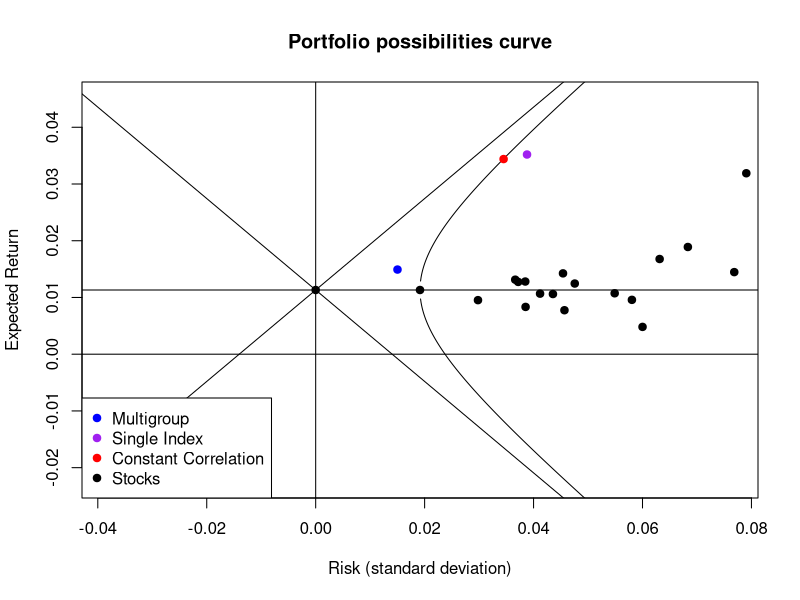
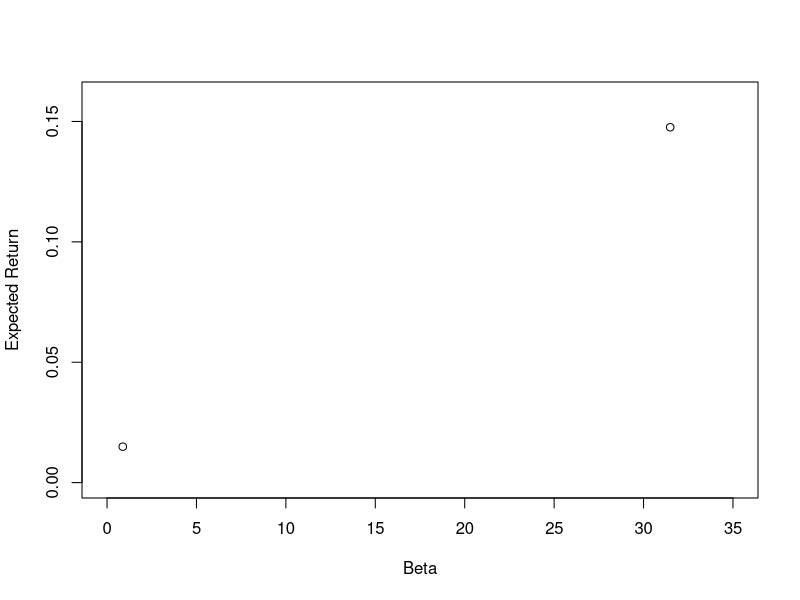
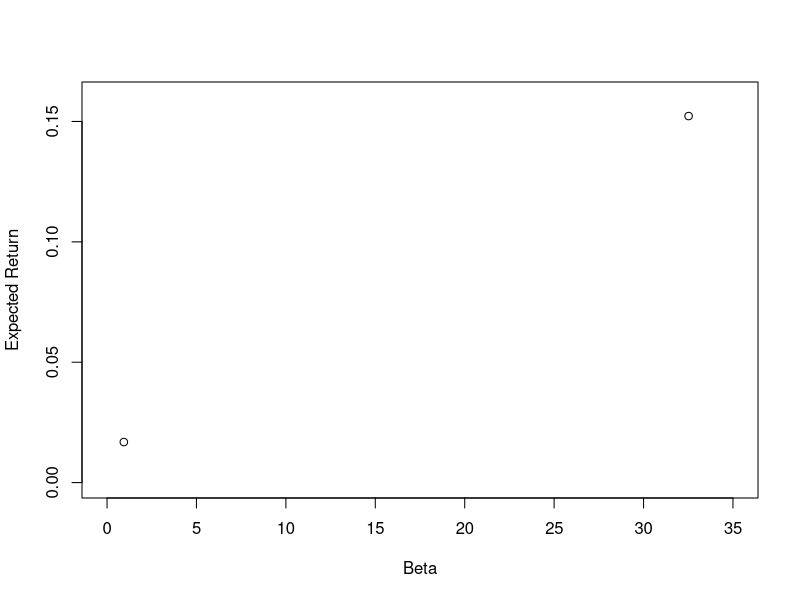
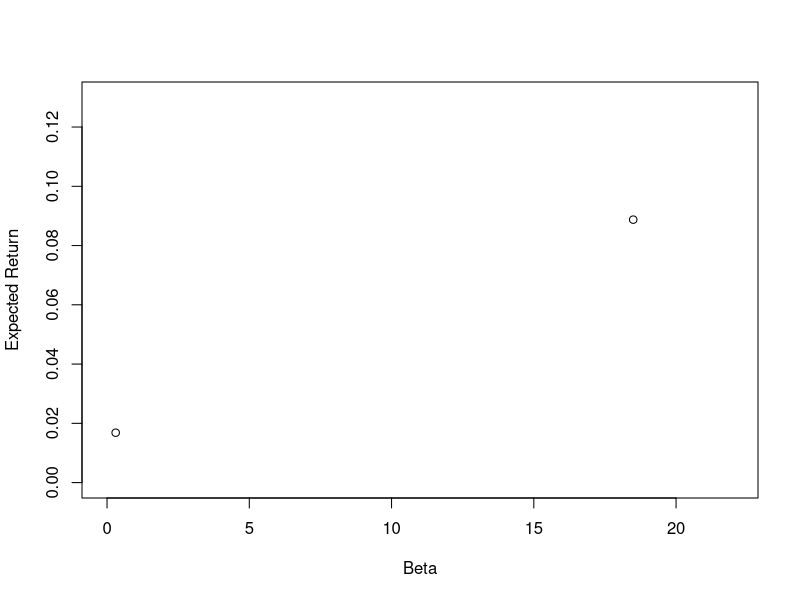
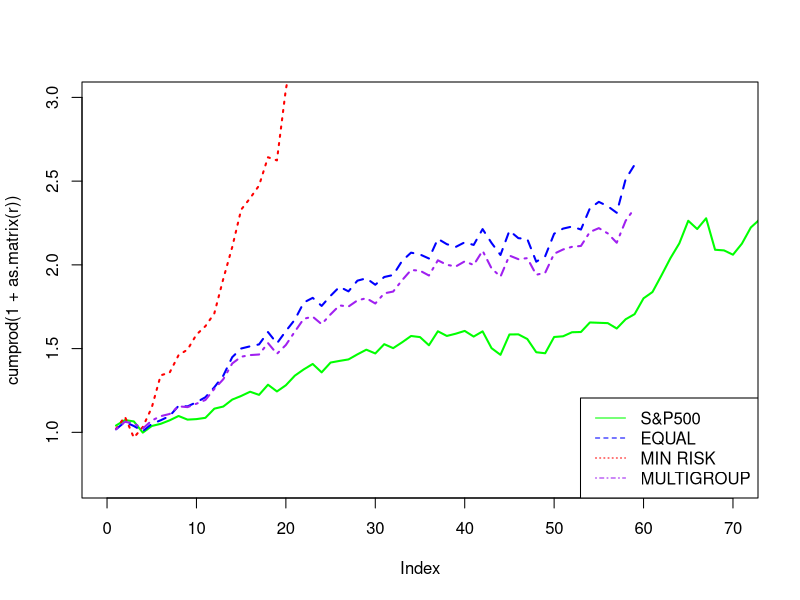

R code for these plots, in order:
## ---- chunk 1
knitr::opts_chunk$set(echo = TRUE)
## ---- chunk 2
a <- read.csv("stockData.csv", sep=",", header=TRUE)

#Convert adjusted close prices into returns:
r <- (a[-1,3:ncol(a)]-a[-nrow(a),3:ncol(a)])/a[-nrow(a),3:ncol(a)]
sd <- diag(var(r)) ^ 0.5
rf <- 0.005

avgg1 <- mean(cor(r[,2:7]))
avgg2 <- mean(cor(r[,8:13]))
avgg3 <- mean(cor(r[,14:19]))
avgg4 <- mean(cor(r[,20:25]))
avgg5 <- mean(cor(r[,26:31]))

corg12 <- mean(cor(r[,2:7],r[,8:13]))
corg13 <- mean(cor(r[,2:7],r[,14:19]))
corg14 <- mean(cor(r[,2:7],r[,20:25]))
corg15 <- mean(cor(r[,2:7],r[,26:31]))
corg23 <- mean(cor(r[,8:13],r[,14:19]))
corg24<- mean(cor(r[,8:13],r[,20:25]))
corg25<- mean(cor(r[,8:13],r[,26:31]))
corg34<- mean(cor(r[,14:19],r[,20:25]))
corg35<- mean(cor(r[,14:19],r[,26:31]))
corg45<- mean(cor(r[,20:25],r[,26:31]))

cors <- matrix(c(avgg1,corg12,corg13,corg14,corg15,corg12,avgg2,corg23,corg24,corg25,corg13,corg23,avgg3,corg34,corg35,corg14,corg24,corg34,avgg4,corg45,corg15,corg25,corg35,corg45,avgg5), ncol = 5, byrow= TRUE)


A <- matrix(data=NA, ncol = 5, nrow = 5)

for (i in 1:5) {
  for (j in 1:5) {
    if (i != j){
      A[i,j] <- (6 * cors[i,j]) / (1-cors[i,i])
    } else {
      A[i,j] <- 1 + (6 * cors[i,j]) / (1-cors[i,i])
    }
  }
}

C <- matrix(data = NA, ncol =1,nrow = 5)
C[1,1] <- sum((r[,2:7] - rf) / (sd[2:7]*(1 - avgg1)) )
C[2,1] <- sum((r[,8:13] - rf) / (sd[8:13]*(1 - avgg2)) )
C[3,1] <- sum((r[,14:19] - rf) / (sd[14:19]*(1 - avgg3)) )
C[4,1] <- sum((r[,20:25] - rf) / (sd[20:25]*(1 - avgg4)) )
C[5,1] <- sum((r[,26:31] - rf) / (sd[26:31]*(1 - avgg5)) )

phi <- solve(A) %*% C

cstar <- matrix(data = NA, ncol =1,nrow = 5)
cstar[1,1] <- sum(cors[1,] * phi[1])
cstar[2,1] <- sum(cors[2,] * phi[2])
cstar[3,1] <- sum(cors[3,] * phi[3])
cstar[4,1] <- sum(cors[4,] * phi[4])
cstar[5,1] <- sum(cors[5,] * phi[5])

z <- matrix(data = NA, ncol =1,nrow = 30)
for (i in 1:6){
  z[i,1] <- 1/((sd[i+1])*(1-cors[1,1])) * (((mean(r[,i+1])-rf) / sd[i+1]) - cstar[1])
}
for (i in 7:12){
  z[i,1] <- 1/((sd[i+1])*(1-cors[1,1])) * (((mean(r[,i+1])-rf) / sd[i+1]) - cstar[1])
}
for (i in 13:18){
  z[i,1] <- 1/((sd[i+1])*(1-cors[1,1])) * (((mean(r[,i+1])-rf) / sd[i+1]) - cstar[1])
}
for (i in 19:24){
  z[i,1] <- 1/((sd[i+1])*(1-cors[1,1])) * (((mean(r[,i+1])-rf) / sd[i+1]) - cstar[1])
}
for (i in 25:30){
  z[i,1] <- 1/((sd[i+1])*(1-cors[1,1])) * (((mean(r[,i+1])-rf) / sd[i+1]) - cstar[1])
}


x_multigroup <- z/sum(z)
rpmulti <-  as.matrix(r[,-1]) %*% x_multigroup
varmulti <- var(x_multigroup)
sdev <- varmulti^.5

#Convert adjusted close prices into returns:
rr <- (a[-1,3:ncol(a)]-a[-nrow(a),3:ncol(a)])/a[-nrow(a),3:ncol(a)]
rr <- rr[,-1] #remove GSPC

#Compute the means:
means <- colMeans(rr)

#Find the covariance matrix:
cov.matrix <- cov(rr)

ones <- rep(1,30)

#Compute A:
A <- t(ones) %*% solve(cov.matrix) %*% means


#Compute B:
B <- t(means) %*% solve(cov.matrix) %*% means


#Compute C:
C <- t(ones) %*% solve(cov.matrix) %*% ones


#Compute D:
D <- B*C - A^2


plot(0, A/C, main = "Portfolio possibilities curve", xlab = "Risk (standard deviation)",
     ylab = "Expected Return", type = "n",
     xlim = c(-2*sqrt(1/C), 4*sqrt(1/C)), 
     ylim = c(-2*A/C, 4*A/C))

#Plot center of the hyperbola:
points(0, A/C, pch = 19)

#Plot transverse and conjugate axes:
abline(v = 0) #Also this is the y-axis.
abline(h = A/C)

#Plot the x-axis:
abline(h = 0)

#Plot the minimum risk portfolio:
points(sqrt(1/C), A/C, pch=19)

#Find the asymptotes:
V <- seq(-1, 1, 0.001)
A1 <- A/C + V * sqrt(D/C)
A2 <- A/C - V * sqrt(D/C)
points(V, A1, type = "l")
points(V, A2, type = "l")

#Efficient frontier:
minvar <- 1/C
minE <- A/C
sdeff <- seq((minvar)^0.5, 1, by = 0.0001)
options(warn = -1)
y1 <- (A + sqrt(D*(C*sdeff^2 - 1)))*(1/C) 
y2 <- (A - sqrt(D*(C*sdeff^2 - 1)))*(1/C) 
options(warn = 0)

points(sdeff, y1, type = "l")
points(sdeff, y2, type = "l")
points(sdev, mean(rpmulti), col = "blue", pch=19)
legend("bottomleft", c("Multigroup", "Single Index", "Constant Correlation", "Stocks"), col = c("blue","purple","red","black"), pch=c(19,19))
# plot 30 stocks and S&P500
points(apply(r, 2, sd),colMeans(r),pch=19)
# plot SIM from project 5
points(0.0388, 0.0352, col = "purple", pch=19)
# plot constant corr
points(0.0345, 0.0344, col = "red", pch=19)
## ---- chunk 3
#Read your csv file:
a <- read.csv("stockData.csv", sep=",", header=TRUE)

#Convert adjusted close prices into returns:
r <- (a[-1,3:ncol(a)]-a[-nrow(a),3:ncol(a)])/a[-nrow(a),3:ncol(a)]


#Initialize
beta <- rep(0,30)

rf <- 0.005

for(i in 1:30){
  q <- lm(data=r, formula=r[,i+1] ~ r[,1])
  beta[i] <- q$coefficients[2] 
}

#===================================================
#Multigroup model 
rf <- 0.005
rpmulti <-  as.matrix(r[,-1]) %*% x_multigroup

##### Sharpe
sigmap <- var(rpmulti)^0.5
sharpe <- (rpmulti - rf) %*% sigmap^-1

##### Differential excess return
Rm <- r[,1]
sigmam <- var(Rm)^0.5
Raprime <- rf + (mean(Rm) - rf)/sigmam 
dif_excess <- mean(rpmulti) - Raprime 

##### Treynor
beta_a <- sum(x_multigroup * beta)
Treynor <- (mean(rpmulti) - rf) / beta_a

##### Jensen
Jensen <- mean(rpmulti) - (rf + beta_a*(mean(Rm) - rf))

##### Net selectivity
beta_2prime <- sqrt(beta_a/var(Rm))
r_2prime <- rf + (mean(Rm)-rf) * beta_2prime
net_selectivity <- mean(rpmulti) - r_2prime

##### Diversification
diversification <- r_2prime - Raprime

plot(beta_2prime, r_2prime, xlim = c(0, 35), ylim = c(0,0.16), xlab = "Beta", ylab = "Expected Return")
points(beta_a, mean(rpmulti))

#===================================================
#Equal allocation performance for the same time period
aa <- read.csv("stockData.csv", sep=",", header=TRUE)

#Convert adjusted close prices into returns:
rr <- (aa[-1,3:ncol(aa)]-aa[-nrow(aa),3:ncol(aa)])/aa[-nrow(aa),3:ncol(aa)]

#Equal allocation weights:
x <- rep(1/30,30)

rp <-  as.matrix(rr[,-1]) %*% x

##### Sharpe
sigmap <- var(rp)^0.5
sharpe <- (rp - rf) %*% sigmap^-1

##### Differential excess return
Rm <- r[,1]
sigmam <- var(Rm)^0.5
Raprime <- rf + (mean(Rm) - rf)/sigmam 
dif_excess <- mean(rp) - Raprime 

##### Treynor
beta_a <- sum(x * beta)
Treynor <- (mean(rp) - rf) / beta_a

##### Jensen
Jensen <- mean(rp) - (rf + beta_a*(mean(Rm) - rf))

##### Net selectivity
beta_2prime <- sqrt(beta_a/var(Rm))
r_2prime <- rf + (mean(Rm)-rf) * beta_2prime
net_selectivity <- mean(rp) - r_2prime

##### Diversification
diversification <- r_2prime - Raprime

plot(beta_2prime, r_2prime, xlim = c(0, 35), ylim = c(0,0.16), xlab = "Beta", ylab = "Expected Return")
points(beta_a, mean(rp))


#===================================================
#Minimum risk

#Use Rf=0.005 to find the optimal portfolio G (tangency point):

#Compute the mean returns:
R_ibar <- as.matrix(colMeans(rr[,-1]))

#Compute the variance-covariance matrix:
var_covar <- cov(rr[,-1])

#Compute the inverse of the variance-covariance matrix:
var_covar_inv <- solve(var_covar)

#Create the vector R:
Rf <- 0.005
R <- R_ibar-Rf

#Compute the vector Z:
z <- var_covar_inv %*% R

#Compute the vector X:
xopt <- z/sum(z)

r22 <- as.matrix(rr)

TangencyRet <- r22[,-1] %*% xopt

##### Sharpe
sigmap <- var(TangencyRet)^0.5
sharpe <- (TangencyRet - rf) %*% sigmap^-1

##### Differential excess return
Rm <- r[,1]
sigmam <- var(Rm)^0.5
Raprime <- rf + (mean(Rm) - rf)/sigmam 
dif_excess <- mean(TangencyRet) - Raprime

##### Treynor
beta_a <- sum(xopt * beta)
Treynor <- (mean(TangencyRet) - rf) / beta_a

##### Jensen
Jensen <- mean(TangencyRet) - (rf + beta_a*(mean(Rm) - rf))

##### Net selectivity
beta_2prime <- sqrt(beta_a/var(Rm))
r_2prime <- rf + (mean(Rm)-rf) * beta_2prime
net_selectivity <- mean(rp) - r_2prime

##### Diversification
diversification <- r_2prime - Raprime

plot(beta_2prime, r_2prime, xlim = c(0, 22), ylim = c(0,0.13), xlab = "Beta", ylab = "Expected Return")
points(beta_a, mean(rp))


#===================================================
#Market (S&P500) performance for the period 2016-01-01 to 2019-04-01:
plot(cumprod(1+as.matrix(r)), col="green", lwd=2, type="l", ylim=c(0.7,3),xlim=c(0,70))
points(cumprod(1+rp), col="blue", lwd=2, type="l",lty=2)
lines(cumprod(1+ TangencyRet), col="red", lwd=2,lty=3)
points(cumprod(1+rpmulti), col="purple", lwd=2, type="l",lty=4)


#Add a legend:
legend('bottomright', lty=1:4, c('S&P500','EQUAL','MIN RISK','MULTIGROUP'), col=c("green", "blue","red", "purple"))

